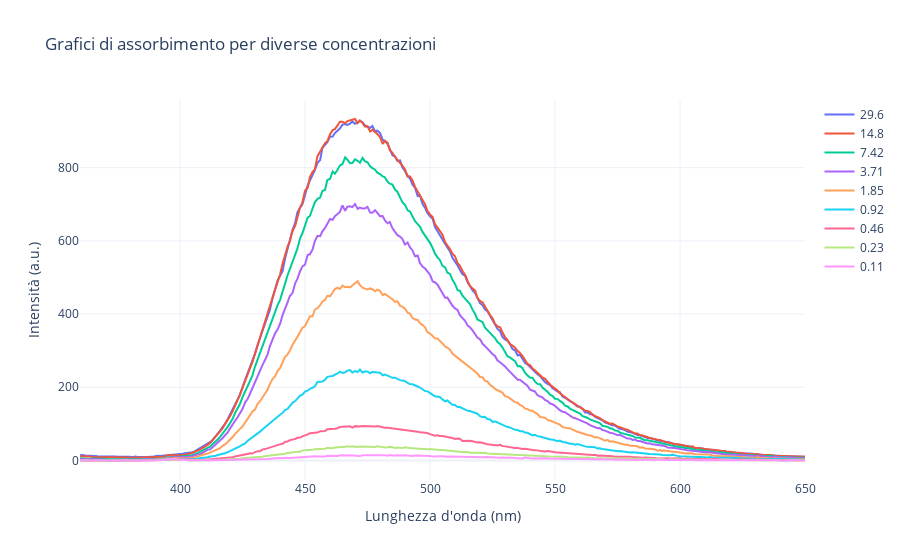

The cell this chart's notebook holds for it:
### Code cell
#le code sono spaiate da 0 a 10

fig = go.Figure()

# Aggiungi le tracce per ogni concentrazione usando un ciclo
wavelengths = [Wavelength_30, Wavelength_15, Wavelength_7, Wavelength_4, Wavelength_2, Wavelength_1, Wavelength_05, Wavelength_02, Wavelength_01]
intensities = [Intensity_30, Intensity_15, Intensity_7, Intensity_4, Intensity_2, Intensity_1, Intensity_05, Intensity_02, Intensity_01]
labels = [f"{value:.3g}" for value in C_f_reale]

for wavelength,  corrected_intensities, label in zip(wavelengths,  corrected_intensities, labels):
    fig.add_trace(go.Scatter(x=wavelength, y= corrected_intensities, mode='lines', name=label))

# Aggiungi titolo e etichette degli assi
fig.update_layout(
    title='Grafici di assorbimento per diverse concentrazioni',
    xaxis_title='Lunghezza d\'onda (nm)',
    yaxis_title='Intensità (a.u.)',
    template='plotly_white'
)

# Mostra il grafico
fig.show()

### Figure 1 — Plotly figure (JSON) as saved in the notebook; plotly's stock layout.template omitted (floating-point values rounded to 4 significant figures; data arrays with more than 128 entries replaced by an {"elided": "..."} marker saying what was removed)
{"data": [{"mode": "lines", "name": "29.6", "type": "scatter", "x": {"elided": "291 float values"}, "y": {"elided": "291 float values"}}, {"mode": "lines", "name": "14.8", "type": "scatter", "x": {"elided": "291 float values"}, "y": {"elided": "291 float values"}}, {"mode": "lines", "name": "7.42", "type": "scatter", "x": {"elided": "291 float values"}, "y": {"elided": "291 float values"}}, {"mode": "lines", "name": "3.71", "type": "scatter", "x": {"elided": "291 float values"}, "y": {"elided": "291 float values"}}, {"mode": "lines", "name": "1.85", "type": "scatter", "x": {"elided": "291 float values"}, "y": {"elided": "291 float values"}}, {"mode": "lines", "name": "0.92", "type": "scatter", "x": {"elided": "291 float values"}, "y": {"elided": "291 float values"}}, {"mode": "lines", "name": "0.46", "type": "scatter", "x": {"elided": "291 float values"}, "y": {"elided": "291 float values"}}, {"mode": "lines", "name": "0.23", "type": "scatter", "x": {"elided": "291 float values"}, "y": {"elided": "291 float values"}}, {"mode": "lines", "name": "0.11", "type": "scatter", "x": {"elided": "291 float values"}, "y": {"elided": "291 float values"}}], "layout": {"title": {"text": "Grafici di assorbimento per diverse concentrazioni"}, "xaxis": {"title": {"text": "Lunghezza d'onda (nm)"}}, "yaxis": {"title": {"text": "Intensità (a.u.)"}}}}
